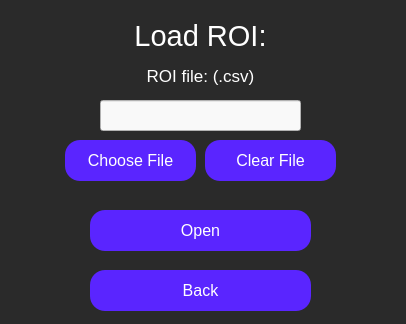
<?xml version="1.0" encoding="UTF-8"?>
<ui version="4.0">
 <class>loadRoi</class>
 <widget class="QWidget" name="loadRoi">
  <property name="geometry">
   <rect>
    <x>0</x>
    <y>0</y>
    <width>406</width>
    <height>324</height>
   </rect>
  </property>
  <property name="windowTitle">
   <string>Load Region of Interest (ROI)</string>
  </property>
  <property name="styleSheet">
   <string notr="true">QWidget {
	background-color: rgb(42, 42, 42);
}</string>
  </property>
  <widget class="QLabel" name="editImageDisplayLabel">
   <property name="geometry">
    <rect>
     <x>100</x>
     <y>-30</y>
     <width>201</width>
     <height>131</height>
    </rect>
   </property>
   <property name="styleSheet">
    <string notr="true">QLabel {
	font-size: 29px;
	color: rgb(255, 255, 255);
	background-color: rgba(255, 255, 255, 0);
}</string>
   </property>
   <property name="text">
    <string>Load ROI:</string>
   </property>
   <property name="textFormat">
    <enum>Qt::AutoText</enum>
   </property>
   <property name="scaledContents">
    <bool>false</bool>
   </property>
   <property name="alignment">
    <set>Qt::AlignCenter</set>
   </property>
   <property name="wordWrap">
    <bool>true</bool>
   </property>
  </widget>
  <widget class="QLabel" name="newFolderPathLabel">
   <property name="geometry">
    <rect>
     <x>100</x>
     <y>50</y>
     <width>201</width>
     <height>51</height>
    </rect>
   </property>
   <property name="styleSheet">
    <string notr="true">QLabel {
	background-color: rgba(255, 255, 255, 0);
	color: white;
	font-size: 17px;
}</string>
   </property>
   <property name="text">
    <string>ROI file: (.csv)</string>
   </property>
   <property name="alignment">
    <set>Qt::AlignCenter</set>
   </property>
   <property name="textInteractionFlags">
    <set>Qt::NoTextInteraction</set>
   </property>
  </widget>
  <widget class="QLineEdit" name="roiPathInput">
   <property name="geometry">
    <rect>
     <x>100</x>
     <y>100</y>
     <width>201</width>
     <height>31</height>
    </rect>
   </property>
   <property name="styleSheet">
    <string notr="true">QLineEdit {
	background-color: rgb(249, 249, 249);
	color: black;
}</string>
   </property>
  </widget>
  <widget class="QPushButton" name="chooseFileButton">
   <property name="geometry">
    <rect>
     <x>65</x>
     <y>140</y>
     <width>131</width>
     <height>41</height>
    </rect>
   </property>
   <property name="styleSheet">
    <string notr="true">QPushButton {
	color: white;
	font-size: 16px;
	background: rgb(90, 37, 255);
	border-radius: 15px;
}</string>
   </property>
   <property name="text">
    <string>Choose File</string>
   </property>
  </widget>
  <widget class="QPushButton" name="clearFileButton">
   <property name="geometry">
    <rect>
     <x>205</x>
     <y>140</y>
     <width>131</width>
     <height>41</height>
    </rect>
   </property>
   <property name="styleSheet">
    <string notr="true">QPushButton {
	color: white;
	font-size: 16px;
	background: rgb(90, 37, 255);
	border-radius: 15px;
}</string>
   </property>
   <property name="text">
    <string>Clear File</string>
   </property>
  </widget>
  <widget class="QPushButton" name="openRoiButton">
   <property name="geometry">
    <rect>
     <x>90</x>
     <y>210</y>
     <width>221</width>
     <height>41</height>
    </rect>
   </property>
   <property name="styleSheet">
    <string notr="true">QPushButton {
	color: white;
	font-size: 16px;
	background: rgb(90, 37, 255);
	border-radius: 15px;
}</string>
   </property>
   <property name="text">
    <string>Open</string>
   </property>
  </widget>
  <widget class="QPushButton" name="backButton">
   <property name="geometry">
    <rect>
     <x>90</x>
     <y>270</y>
     <width>221</width>
     <height>41</height>
    </rect>
   </property>
   <property name="styleSheet">
    <string notr="true">QPushButton {
	color: white;
	font-size: 16px;
	background: rgb(90, 37, 255);
	border-radius: 15px;
}</string>
   </property>
   <property name="text">
    <string>Back</string>
   </property>
  </widget>
 </widget>
 <resources/>
 <connections/>
</ui>
